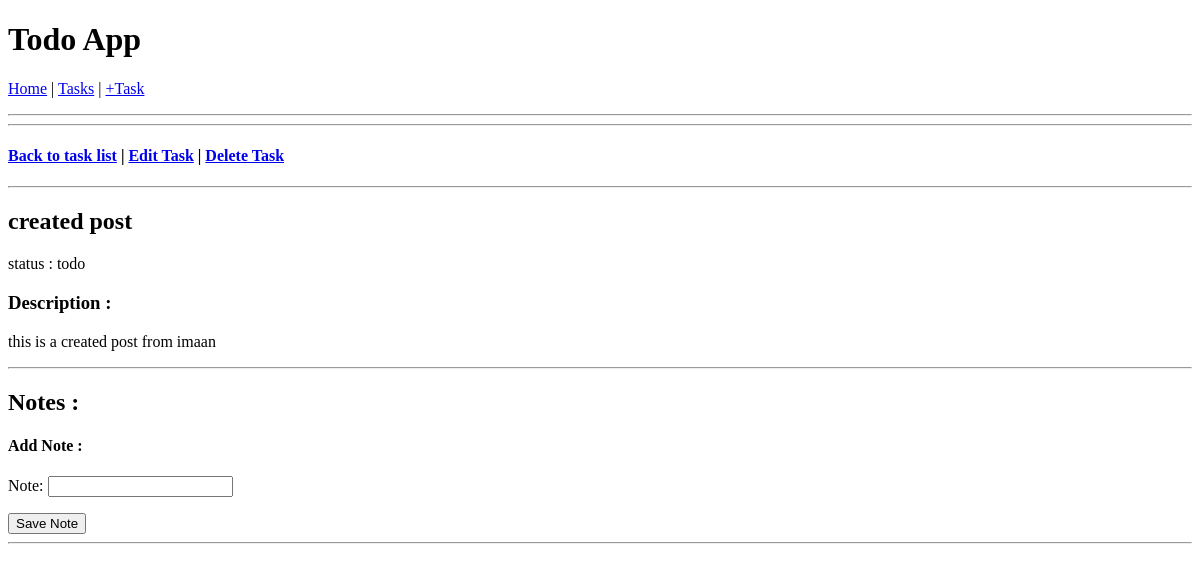
The page /tasks/3/ (signed in) on the database as committed earlier.
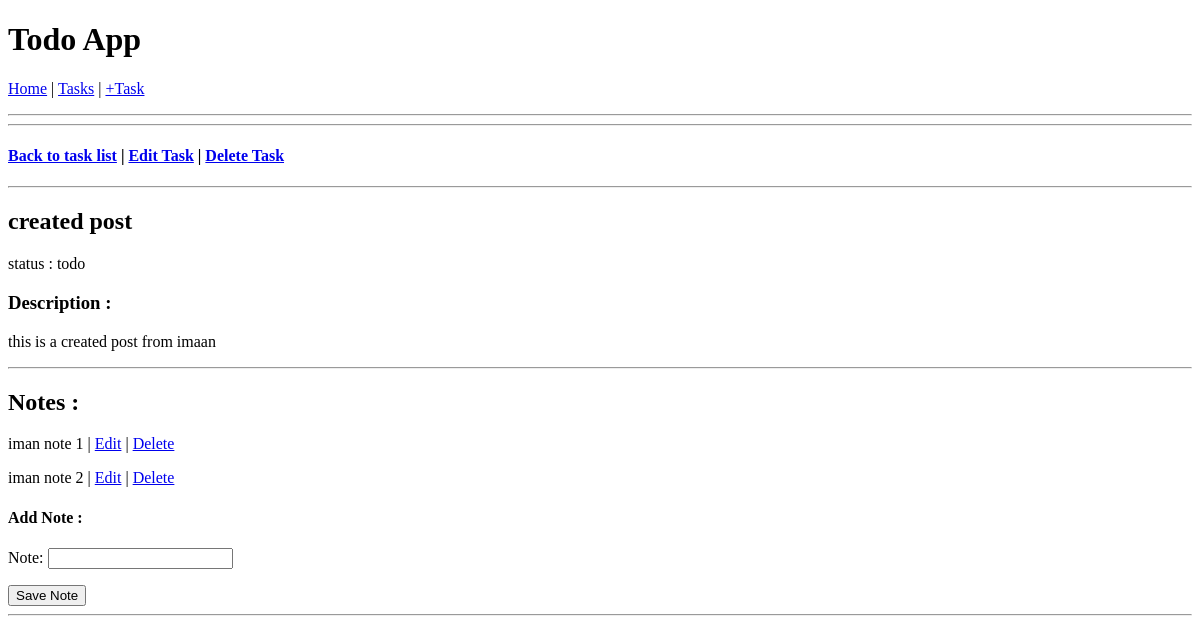
The same page on the database as committed later.
### todo/models.py (models this page shows)
class Note(models.Model):
    task = models.ForeignKey(Task, on_delete=models.CASCADE)
    note = models.CharField(max_length=200)

### todo/views.py (the view, shortened to what this page needs)
# urls.py: path("tasks/<int:pk>/", TaskDetailView.as_view(), name="task_detail"),
class TaskDetailView(LoginRequiredMixin, View):
    def get(self, request, *args, **kwargs):
        view = NoteGet.as_view()
        return view(request, *args, **kwargs)

### todo/views.py (called while the page is built)
    def get_context_data(self, **kwargs):
        context = super().get_context_data(**kwargs)
        context["form"] = NoteForm
        return context

    def test_func(self):
        object = self.get_object()
        return object.user == self.request.user

### templates/task_detail.html (shortened to what this page needs)
{% extends "base.html" %}
{% block content %}
<h4><a href="{% url 'task_list' %}">Back to task list</a> |
    <a href="{% url 'task_edit' task.pk %}">Edit Task</a> |
    <a href="{% url 'task_delete' task.pk %}">Delete Task</a></h4>
<hr>
<h2>{{ task.title }}</h2>
<p>status : {{ task.status }}
    {% if task.due_date %}| due_date : {{ task.due_date }}{% endif %}</p>
<h3>Description : </h3>
<p>{{ task.description }}</p>
<hr>
<h2>Notes : </h2>
{% for note in task.note_set.all %}
    <p>{{ note.note }} |
        <a href="{% url 'note_edit' note.pk %}">Edit</a> |
        <a href="{% url 'note_delete' note.pk%}">Delete</a></p>
{% endfor %}
<h4>Add Note : </h4>
<form action="" method="post">{% csrf_token %}
    {{ form.as_p }}
    <button type="submit">Save Note</button>
</form>
<hr>
{% endblock content %}

Rows that differ between the two databases and show on the page:
added Note: note "iman note 1"
added Note: note "iman note 2"
